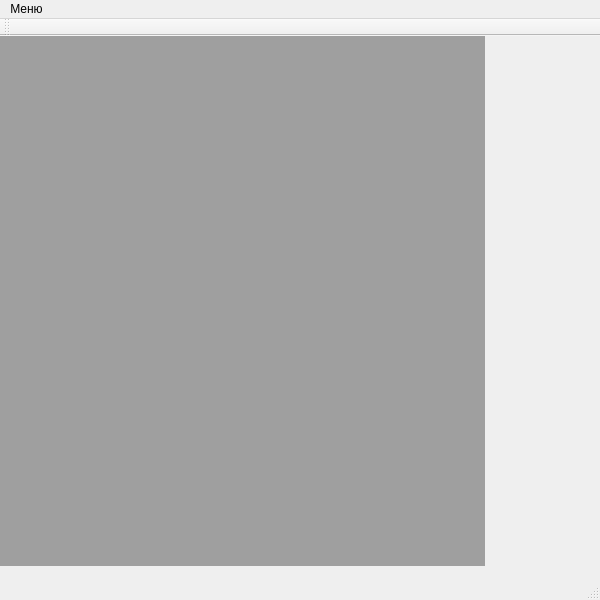
<?xml version="1.0" encoding="UTF-8"?>
<ui version="4.0">
 <class>MainWindow</class>
 <widget class="QMainWindow" name="MainWindow">
  <property name="geometry">
   <rect>
    <x>0</x>
    <y>0</y>
    <width>600</width>
    <height>600</height>
   </rect>
  </property>
  <property name="minimumSize">
   <size>
    <width>0</width>
    <height>0</height>
   </size>
  </property>
  <property name="windowTitle">
   <string>MainWindow</string>
  </property>
  <widget class="QWidget" name="centralWidget">
   <widget class="QMdiArea" name="mdiArea">
    <property name="geometry">
     <rect>
      <x>0</x>
      <y>0</y>
      <width>485</width>
      <height>530</height>
     </rect>
    </property>
    <property name="sizePolicy">
     <sizepolicy hsizetype="Expanding" vsizetype="Expanding">
      <horstretch>0</horstretch>
      <verstretch>0</verstretch>
     </sizepolicy>
    </property>
    <property name="minimumSize">
     <size>
      <width>0</width>
      <height>0</height>
     </size>
    </property>
    <property name="verticalScrollBarPolicy">
     <enum>Qt::ScrollBarAsNeeded</enum>
    </property>
    <property name="horizontalScrollBarPolicy">
     <enum>Qt::ScrollBarAsNeeded</enum>
    </property>
   </widget>
  </widget>
  <widget class="QMenuBar" name="menuBar">
   <property name="geometry">
    <rect>
     <x>0</x>
     <y>0</y>
     <width>600</width>
     <height>21</height>
    </rect>
   </property>
   <widget class="QMenu" name="menu">
    <property name="title">
     <string>Меню</string>
    </property>
    <addaction name="action"/>
   </widget>
   <addaction name="menu"/>
  </widget>
  <widget class="QToolBar" name="mainToolBar">
   <attribute name="toolBarArea">
    <enum>TopToolBarArea</enum>
   </attribute>
   <attribute name="toolBarBreak">
    <bool>false</bool>
   </attribute>
  </widget>
  <widget class="QStatusBar" name="statusBar"/>
  <action name="action">
   <property name="text">
    <string>Новая модель</string>
   </property>
  </action>
 </widget>
 <layoutdefault spacing="6" margin="11"/>
 <resources/>
 <connections/>
</ui>
